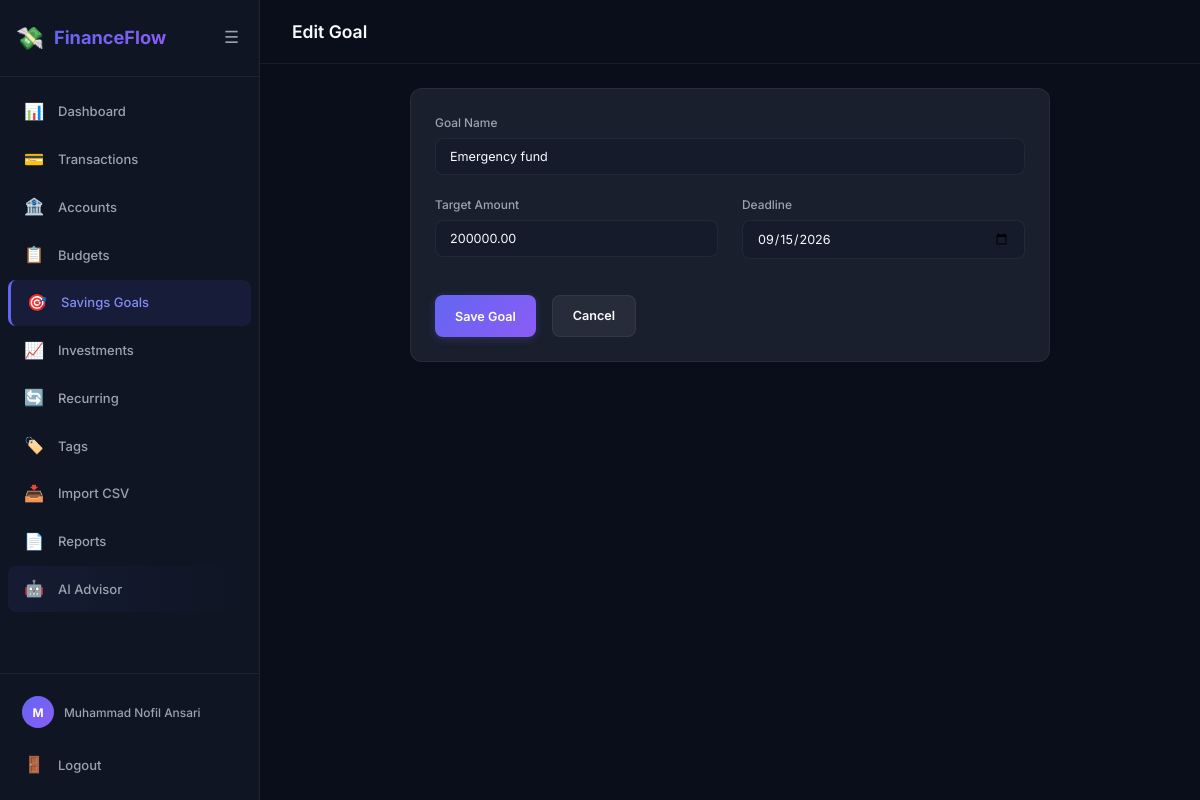
The app's page /savings/edit/1 (signed in) with its own data.
### app/models/user.py (models this page shows, shortened)
class User(UserMixin, db.Model):
    __tablename__ = 'users'
    user_id = db.Column(db.Integer, primary_key=True)
    name = db.Column(db.String(100), nullable=False)
    email = db.Column(db.String(150), unique=True, nullable=False)
    phone = db.Column(db.String(20))
    password_hash = db.Column(db.String(256))
    google_id = db.Column(db.String(100), unique=True)
    avatar_url = db.Column(db.String(500))
    preferred_currency = db.Column(db.String(10), default='PKR')
    is_active = db.Column(db.Boolean, default=True)
    created_at = db.Column(db.DateTime, default=datetime.utcnow)
    accounts = db.relationship('Account', backref='user', lazy='dynamic')
    transactions = db.relationship('Transaction', backref='user', lazy='dynamic')
    budgets = db.relationship('Budget', backref='user', lazy='dynamic')
    savings_goals = db.relationship('SavingsGoal', backref='user', lazy='dynamic')
    investments = db.relationship('Investment', backref='user', lazy='dynamic')
    recurring_transactions = db.relationship('RecurringTransaction', backref='user', lazy='dynamic')
    categories = db.relationship('Category', backref='user', lazy='dynamic')
    tags = db.relationship('Tag', backref='user', lazy='dynamic')
    notifications = db.relationship('Notification', backref='user', lazy='dynamic')
    financial_profile = db.relationship('FinancialProfile', backref='user', uselist=False, lazy='joined')
    ai_messages = db.relationship('AiChatMessage', backref='user', lazy='dynamic', order_by='AiChatMessage.created_at')
    @property
    def display_name(self):
        return self.name or self.email.split('@')[0]

### app/models/savings_goal.py (models this page shows, shortened)
class SavingsGoal(db.Model):
    __tablename__ = 'savings_goals'
    STATUSES = ('active', 'completed', 'cancelled')
    goal_id = db.Column(db.Integer, primary_key=True)
    user_id = db.Column(db.Integer, db.ForeignKey('users.user_id'), nullable=False)
    goal_name = db.Column(db.String(100), nullable=False)
    target_amount = db.Column(db.Numeric(12, 2), nullable=False)
    saved_amount = db.Column(db.Numeric(12, 2), default=0)
    deadline = db.Column(db.Date)
    status = db.Column(db.String(20), default='active')
    is_deleted = db.Column(db.Boolean, default=False)
    deleted_at = db.Column(db.DateTime)
    contributions = db.relationship('SavingsContribution', backref='goal', lazy='dynamic',
                                     order_by='SavingsContribution.contributed_at.desc()')

### app/savings/routes.py (the view, shortened to what this page needs)
@savings_bp.route('/edit/<int:goal_id>', methods=['GET', 'POST'])
@login_required
def edit(goal_id):
    goal = SavingsGoal.query.filter_by(
        goal_id=goal_id, user_id=current_user.user_id, is_deleted=False
    ).first_or_404()
    form = SavingsGoalForm(obj=goal)
    return render_template('savings/form.html', form=form, title='Edit Goal')

### app/savings/forms.py
class SavingsGoalForm(FlaskForm):
    goal_name = StringField('Goal Name', validators=[DataRequired()])
    target_amount = DecimalField('Target Amount', validators=[DataRequired(), NumberRange(min=1)])
    deadline = DateField('Deadline', validators=[Optional()])
    submit = SubmitField('Save Goal')

### app/__init__.py (called while the page is built)
def _register_user_loader():
    from .models.user import User
    @login_manager.user_loader
    def load_user(user_id):
        return db.session.get(User, int(user_id))

def _register_context_processors(app):
    @app.context_processor
    def inject_globals():
        return {
            'app_name': 'FinanceFlow',
            'config': app.config,
        }

### app/templates/savings/form.html (shortened to what this page needs)
{% extends 'base.html' %}
{% block page_title %}{{ title }}{% endblock %}
{% block content %}
<div class="form-card card">
    <form method="POST">
        <div class="form-group">
            <label>{{ form.goal_name.label.text }}</label>
            {{ form.goal_name(class="form-control", placeholder="e.g. Emergency Fund") }}
        </div>
        <div class="grid-2">
            <div class="form-group">
                <label>{{ form.target_amount.label.text }}</label>
                {{ form.target_amount(class="form-control", placeholder="e.g. 200000") }}
            </div>
            <div class="form-group">
                <label>{{ form.deadline.label.text }}</label>
                {{ form.deadline(class="form-control", type="date") }}
            </div>
        </div>
        <div class="flex gap-2 mt-2">
            {{ form.submit(class="btn btn-primary") }}
            <a href="{{ url_for('savings.index') }}" class="btn btn-secondary">Cancel</a>
        </div>
    </form>
</div>
{% endblock %}

### app/templates/base.html (shortened to what this page needs)
<!DOCTYPE html>
<html lang="en">
<head>
    <link rel="stylesheet" href="{{ url_for('static', filename='css/style.css') }}">
</head>
<body>
    {% if current_user.is_authenticated %}
    <div class="app-layout">
        <aside class="sidebar" id="sidebar">
            <div class="sidebar-header">
                <div class="logo">
                    <span class="logo-icon">💸</span>
                    <span class="logo-text">FinanceFlow</span>
                </div>
                <button class="sidebar-toggle" id="sidebarToggle" aria-label="Toggle sidebar">
                    <span class="toggle-icon">☰</span>
                </button>
            </div>
            <nav class="sidebar-nav">
                <a href="{{ url_for('dashboard.index') }}" class="nav-item {% if request.endpoint and request.endpoint.startswith('dashboard') %}active{% endif %}">
                    <span class="nav-icon">📊</span><span class="nav-label">Dashboard</span>
                </a>
                <a href="{{ url_for('transactions.index') }}" class="nav-item {% if request.endpoint and request.endpoint.startswith('transactions') %}active{% endif %}">
                    <span class="nav-icon">💳</span><span class="nav-label">Transactions</span>
                </a>
                <a href="{{ url_for('accounts.index') }}" class="nav-item {% if request.endpoint and request.endpoint.startswith('accounts') %}active{% endif %}">
                    <span class="nav-icon">🏦</span><span class="nav-label">Accounts</span>
                </a>
                <a href="{{ url_for('budgets.index') }}" class="nav-item {% if request.endpoint and request.endpoint.startswith('budgets') %}active{% endif %}">
                    <span class="nav-icon">📋</span><span class="nav-label">Budgets</span>
                </a>
                <a href="{{ url_for('savings.index') }}" class="nav-item {% if request.endpoint and request.endpoint.startswith('savings') %}active{% endif %}">
                    <span class="nav-icon">🎯</span><span class="nav-label">Savings Goals</span>
                </a>
                <a href="{{ url_for('investments.index') }}" class="nav-item {% if request.endpoint and request.endpoint.startswith('investments') %}active{% endif %}">
                    <span class="nav-icon">📈</span><span class="nav-label">Investments</span>
                </a>
                <a href="{{ url_for('recurring.index') }}" class="nav-item {% if request.endpoint and request.endpoint.startswith('recurring') %}active{% endif %}">
                    <span class="nav-icon">🔄</span><span class="nav-label">Recurring</span>
                </a>
                <a href="{{ url_for('tags.index') }}" class="nav-item {% if request.endpoint and request.endpoint.startswith('tags') %}active{% endif %}">
                    <span class="nav-icon">🏷️</span><span class="nav-label">Tags</span>
                </a>
                <a href="{{ url_for('imports.upload') }}" class="nav-item {% if request.endpoint and request.endpoint.startswith('imports') %}active{% endif %}">
                    <span class="nav-icon">📥</span><span class="nav-label">Import CSV</span>
                </a>
                <a href="{{ url_for('reports.index') }}" class="nav-item {% if request.endpoint and request.endpoint.startswith('reports') %}active{% endif %}">
                    <span class="nav-icon">📄</span><span class="nav-label">Reports</span>
                </a>
                <a href="{{ url_for('ai.advisor') }}" class="nav-item {% if request.endpoint and request.endpoint.startswith('ai') %}active{% endif %}" style="background: linear-gradient(90deg, rgba(99,102,241,0.08), transparent);">
                    <span class="nav-icon">🤖</span><span class="nav-label">AI Advisor</span>
                </a>
            </nav>
            <div class="sidebar-footer">
                <div class="user-info">
                    {% if current_user.avatar_url %}
                    <img src="{{ current_user.avatar_url }}" alt="avatar" class="user-avatar">
                    {% else %}
                    <div class="user-avatar-placeholder">{{ current_user.display_name[0] | upper }}</div>
                    {% endif %}
                    <span class="user-name">{{ current_user.display_name }}</span>
                </div>
                <a href="{{ url_for('auth.logout') }}" class="nav-item logout-btn">
                    <span class="nav-icon">🚪</span><span class="nav-label">Logout</span>
                </a>
            </div>
        </aside>
        <main class="main-content">
            <header class="top-bar">
                <h1 class="page-title">{% block page_title %}Dashboard{% endblock %}</h1>
            </header>
            <div class="content-area">
                {% block content %}{% endblock %}
            </div>
        </main>
    </div>
    {% endif %}
</body>
</html>

### records on screen
User: name "M", display_name "Muhammad Nofil Ansari"
SavingsGoal: goal_name "Emergency fund", target_amount "200000.00", deadline "09/15/2026"

### other values on screen
{{ title }} "Edit Goal"
